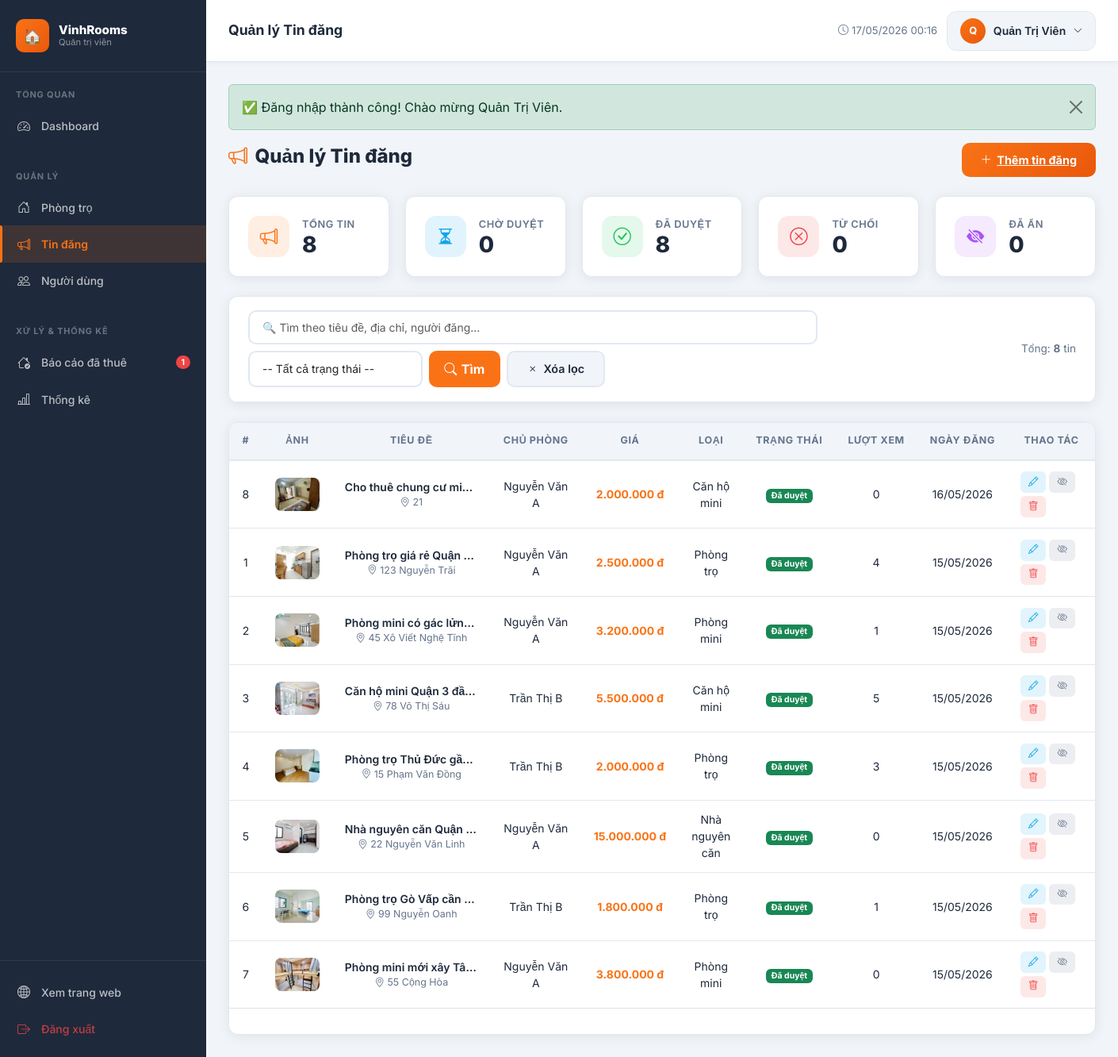
The app's page /admin/tin-dang/index.php (signed in) with its own data.
### tables this page shows
CREATE TABLE `users` (
  `id` int(10) UNSIGNED NOT NULL,
  `username` varchar(50) NOT NULL,
  `email` varchar(100) NOT NULL,
  `password` varchar(255) NOT NULL,
  `ho_ten` varchar(100) NOT NULL,
  `so_dien_thoai` varchar(15) DEFAULT NULL,
  `dia_chi` varchar(255) DEFAULT NULL,
  `avatar` varchar(255) DEFAULT 'default_avatar.png',
  `role` enum('admin','user') NOT NULL DEFAULT 'user',
  `trang_thai` enum('active','inactive','banned') NOT NULL DEFAULT 'active',
  `created_at` datetime NOT NULL DEFAULT current_timestamp(),
  `updated_at` datetime NOT NULL DEFAULT current_timestamp() ON UPDATE current_timestamp()
);

CREATE TABLE `tin_dang` (
  `id` int(11) UNSIGNED NOT NULL,
  `phong_tro_id` int(10) UNSIGNED NOT NULL,
  `tieu_de` varchar(255) DEFAULT NULL,
  `mo_ta` text DEFAULT NULL,
  `gia` decimal(10,2) DEFAULT NULL,
  `trang_thai` enum('cho_duyet','da_duyet','bi_tu_choi','an','da_thue') DEFAULT 'da_thue',
  `luot_xem` int(11) DEFAULT 0,
  `created_at` datetime DEFAULT NULL,
  `updated_at` datetime DEFAULT NULL
);

CREATE TABLE `phong_tro` (
  `id` int(10) UNSIGNED NOT NULL,
  `user_id` int(10) UNSIGNED NOT NULL,
  `loai_phong_id` int(10) UNSIGNED DEFAULT NULL,
  `khu_vuc_id` int(10) UNSIGNED DEFAULT NULL,
  `gia_goc` decimal(12,0) NOT NULL COMMENT 'VND/tháng',
  `dien_tich` float NOT NULL COMMENT 'm2',
  `dia_chi` varchar(255) NOT NULL,
  `so_phong_ngu` tinyint(3) UNSIGNED DEFAULT 1,
  `so_wc` tinyint(3) UNSIGNED DEFAULT 1,
  `tien_nghi` text DEFAULT NULL COMMENT 'JSON hoặc text mô tả tiện nghi',
  `hinh_anh` varchar(255) DEFAULT NULL COMMENT 'Ảnh đại diện',
  `trang_thai` enum('co_san','da_cho_thue') NOT NULL DEFAULT 'co_san',
  `created_at` datetime NOT NULL DEFAULT current_timestamp(),
  `updated_at` datetime NOT NULL DEFAULT current_timestamp() ON UPDATE current_timestamp()
);

CREATE TABLE `loai_phong` (
  `id` int(10) UNSIGNED NOT NULL,
  `ten` varchar(100) NOT NULL,
  `mo_ta` text DEFAULT NULL
);

### admin/tin-dang/index.php (the view, shortened to what the rows shown need)
<?php
require_once __DIR__ . '/../../includes/functions.php';
$db = getDB();
$page_num = max(1, (int)($_GET['page'] ?? 1));
$per_page = 15;
$where  = ['1=1'];
$params = [];
$types  = '';
$whereSQL  = implode(' AND ', $where);
$baseQuery = "FROM tin_dang td
              JOIN phong_tro p ON td.phong_tro_id = p.id
              LEFT JOIN users u ON p.user_id = u.id
              LEFT JOIN loai_phong l ON p.loai_phong_id = l.id
              WHERE $whereSQL";
if (!empty($params)) {
    $stmt = $db->prepare("SELECT COUNT(*) $baseQuery");
    $stmt->bind_param($types, ...$params);
    $stmt->execute();
    $total = $stmt->get_result()->fetch_row()[0];
    $stmt->close();
} else {
    $total = $db->query("SELECT COUNT(*) $baseQuery")->fetch_row()[0];
}
$pg     = paginate($total, $per_page, $page_num);
$offset = $pg['offset'];
$sql = "SELECT td.*, p.dia_chi, p.hinh_anh, p.loai_phong_id,
               u.ho_ten as chu_tro, u.id as user_id_chu,
               l.ten as loai_ten
        $baseQuery ORDER BY td.created_at DESC LIMIT $per_page OFFSET $offset";
if (!empty($params)) {
    $stmt = $db->prepare($sql);
    $stmt->bind_param($types, ...$params);
    $stmt->execute();
    $rows = $stmt->get_result()->fetch_all(MYSQLI_ASSOC);
    $stmt->close();
} else {
    $rows = $db->query($sql)->fetch_all(MYSQLI_ASSOC);
}
$pageTitle = 'Quản lý Tin đăng';
require_once __DIR__ . '/../../includes/admin_header.php';
?>
<div class="page-header">
    <h1 class="page-title"><span class="icon"><i class="bi bi-megaphone"></i></span><?= $pageTitle ?></h1>
</div>
<div class="data-card">
    <div class="table-responsive">
        <table class="data-table">
            <thead>
                <tr>
                    <th width="50">#</th>
                    <th width="60">Ảnh</th>
                    <th>Tiêu đề</th>
                    <th>Chủ phòng</th>
                    <th>Giá</th>
                    <th>Loại</th>
                    <th>Trạng thái</th>
                    <th>Lượt xem</th>
                    <th>Ngày đăng</th>
                    <th width="200">Thao tác</th>
                </tr>
            </thead>
            <tbody>
                <?php foreach ($rows as $r): ?>
                <tr>
                    <td><?= $r['id'] ?></td>
                    <td>
                        <img src="<?= getImageUrl($r['hinh_anh']) ?>"
                             class="room-thumb" alt=""
                             onerror="this.src='<?= BASE_URL ?>/assets/images/no-image.svg'">
                    </td>
                    <td style="max-width:200px">
                        <div style="font-weight:600;overflow:hidden;white-space:nowrap;text-overflow:ellipsis"
                             title="<?= e($r['tieu_de'] ?? '') ?>">
                            <?= e($r['tieu_de'] ?? '—') ?>
                        </div>
                        <div style="font-size:.78rem;color:var(--admin-muted);overflow:hidden;white-space:nowrap;text-overflow:ellipsis">
                            <i class="bi bi-geo-alt"></i> <?= e($r['dia_chi'] ?? '') ?>
                        </div>
                    </td>
                    <td><?= e($r['chu_tro'] ?? '—') ?></td>
                    <td style="font-weight:700;color:var(--admin-primary);white-space:nowrap">
                        <?= formatPrice((float)($r['gia'] ?? 0)) ?>
                    </td>
                    <td><?= $r['loai_ten'] ? e($r['loai_ten']) : '<span class="text-muted">—</span>' ?></td>
                    <td><?= tinDangStatusBadge($r['trang_thai']) ?></td>
                    <td style="text-align:center"><?= number_format($r['luot_xem'] ?? 0) ?></td>
                    <td style="white-space:nowrap"><?= formatDate($r['created_at'] ?? '') ?></td>
                    <td>
                        <div class="d-flex gap-1 flex-wrap">
                            <a href="<?= BASE_URL ?>/admin/tin-dang/edit.php?id=<?= $r['id'] ?>"
                               class="btn-action edit" title="Sửa">
                                <i class="bi bi-pencil"></i>
                            </a>
                            <?php if ($r['trang_thai'] === 'cho_duyet'): ?>
                            <a href="?action=approve&id=<?= $r['id'] ?>" class="btn-action approve" title="Duyệt">
                                <i class="bi bi-check-lg"></i>
                            </a>
                            <a href="?action=reject&id=<?= $r['id'] ?>" class="btn-action hide" title="Từ chối"
                               onclick="return confirm('Từ chối tin đăng này?')">
                                <i class="bi bi-x-lg"></i>
                            </a>
                            <?php elseif ($r['trang_thai'] === 'da_duyet'): ?>
                            <a href="?action=hide&id=<?= $r['id'] ?>" class="btn-action hide" title="Ẩn tin">
                                <i class="bi bi-eye-slash"></i>
                            </a>
                            <?php elseif (in_array($r['trang_thai'], ['an', 'bi_tu_choi'])): ?>
                            <a href="?action=approve&id=<?= $r['id'] ?>" class="btn-action approve" title="Duyệt lại">
                                <i class="bi bi-eye"></i>
                            </a>
                            <?php endif; ?>
                            <a href="?action=delete&id=<?= $r['id'] ?>"
                               class="btn-action delete confirm-delete" title="Xóa"
                               onclick="return confirm('Xóa vĩnh viễn tin đăng này?')">
                                <i class="bi bi-trash"></i>
                            </a>
                        </div>
                    </td>
                </tr>
                <?php endforeach; ?>
            </tbody>
        </table>
    </div>
</div>
<?php require_once __DIR__ . '/../../includes/admin_footer.php'; ?>

### includes/admin_header.php (shortened to what the rows shown need)
<?php
require_once __DIR__ . '/functions.php';
$currentUser = getCurrentUser();
?>
<!DOCTYPE html>
<html lang="vi">
<head>
    <link rel="stylesheet" href="https://cdn.jsdelivr.net/npm/bootstrap@5.3.3/dist/css/bootstrap.min.css">
    <link rel="stylesheet" href="https://cdn.jsdelivr.net/npm/bootstrap-icons@1.11.3/font/bootstrap-icons.min.css">
    <link rel="stylesheet" href="<?= BASE_URL ?>/assets/css/admin.css">
</head>
<body class="admin-body">
<div class="admin-main">
    <div class="admin-topbar">
        <div class="topbar-right">
            <div class="dropdown">
                <button class="admin-user-btn" data-bs-toggle="dropdown">
                    <div class="admin-user-avatar">
                        <?= strtoupper(mb_substr($currentUser['ho_ten'] ?? 'A', 0, 1)) ?>
                    </div>
                    <?= e($currentUser['ho_ten'] ?? 'Admin') ?>
                    <i class="bi bi-chevron-down" style="font-size:.7rem"></i>
                </button>
            </div>
        </div>
    </div>
    <div class="admin-content">

### includes/functions.php (shortened to what the rows shown need)
<?php
function getCurrentUser(): ?array {
    $db  = getDB();
    $id  = (int)$_SESSION['user_id'];
    $res = $db->query("SELECT * FROM users WHERE id = $id LIMIT 1");
    return $res ? $res->fetch_assoc() : null;
}
function formatPrice(float $price): string {
    return number_format($price, 0, ',', '.') . ' đ';
}
function formatDate(string $date): string {
    return date('d/m/Y', strtotime($date));
}
function e(string $str): string {
    return htmlspecialchars($str, ENT_QUOTES, 'UTF-8');
}
function getImageUrl(?string $filename): string {
    if ($filename[0] === '/') {
        $physicalPath = __DIR__ . '/..' . $filename;
        if (file_exists($physicalPath)) {
            return BASE_URL . $filename;
        }
        return BASE_URL . '/assets/images/no-image.svg';
    }
    if (file_exists(UPLOAD_DIR . $filename)) {
        return UPLOAD_URL . $filename;
    }
    return BASE_URL . '/assets/images/no-image.svg';
}
function paginate(int $total, int $perPage, int $current): array {
    $pages = (int)ceil($total / $perPage);
    return [
        'total'      => $total,
        'per_page'   => $perPage,
        'current'    => $current,
        'pages'      => $pages,
        'offset'     => ($current - 1) * $perPage,
        'has_prev'   => $current > 1,
        'has_next'   => $current < $pages,
    ];
}
function tinDangStatusBadge(string $status): string {
    $map = [
        'cho_duyet'  => ['warning',   'Chờ duyệt'],
        'da_duyet'   => ['success',   'Đã duyệt'],
        'bi_tu_choi' => ['danger',    'Bị từ chối'],
        'an'         => ['secondary', 'Đã ẩn'],
    ];
    [$color, $label] = $map[$status] ?? ['light', $status];
    return "<span class=\"badge bg-{$color}\">{$label}</span>";
}

### records on screen
users: ho_ten "Q", ho_ten "Quản Trị Viên"
tin_dang: id "8", phong_tro.hinh_anh (picture), tieu_de "Cho thuê chung cư mi…", phong_tro.dia_chi "21", users.ho_ten "Nguyễn Văn A", gia "2.000.000 đ", loai_phong.ten "Căn hộ mini", luot_xem "0", created_at "16/05/2026"
tin_dang: id "1", phong_tro.hinh_anh (picture), tieu_de "Phòng trọ giá rẻ Quận…", phong_tro.dia_chi "123 Nguyễn Trãi", users.ho_ten "Nguyễn Văn A", gia "2.500.000 đ", loai_phong.ten "Phòng trọ", luot_xem "4", created_at "15/05/2026"
tin_dang: id "2", phong_tro.hinh_anh (picture), tieu_de "Phòng mini có gác lửn…", phong_tro.dia_chi "45 Xô Viết Nghệ Tĩnh", users.ho_ten "Nguyễn Văn A", gia "3.200.000 đ", loai_phong.ten "Phòng mini", luot_xem "1", created_at "15/05/2026"
tin_dang: id "3", phong_tro.hinh_anh (picture), tieu_de "Căn hộ mini Quận 3 đầ…", phong_tro.dia_chi "78 Võ Thị Sáu", users.ho_ten "Trần Thị B", gia "5.500.000 đ", loai_phong.ten "Căn hộ mini", luot_xem "5", created_at "15/05/2026"
tin_dang: id "4", phong_tro.hinh_anh (picture), tieu_de "Phòng trọ Thủ Đức gầ…", phong_tro.dia_chi "15 Phạm Văn Đồng", users.ho_ten "Trần Thị B", gia "2.000.000 đ", loai_phong.ten "Phòng trọ", luot_xem "3", created_at "15/05/2026"
tin_dang: id "5", phong_tro.hinh_anh (picture), tieu_de "Nhà nguyên căn Quận…", phong_tro.dia_chi "22 Nguyễn Văn Linh", users.ho_ten "Nguyễn Văn A", gia "15.000.000 đ", loai_phong.ten "Nhà nguyên căn", luot_xem "0", created_at "15/05/2026"
tin_dang: id "6", phong_tro.hinh_anh (picture), tieu_de "Phòng trọ Gò Vấp cần…", phong_tro.dia_chi "99 Nguyễn Oanh", users.ho_ten "Trần Thị B", gia "1.800.000 đ", loai_phong.ten "Phòng trọ", luot_xem "1", created_at "15/05/2026"
tin_dang: id "7", phong_tro.hinh_anh (picture), tieu_de "Phòng mini mới xây Tâ…", phong_tro.dia_chi "55 Cộng Hòa", users.ho_ten "Nguyễn Văn A", gia "3.800.000 đ", loai_phong.ten "Phòng mini", luot_xem "0", created_at "15/05/2026"

### other values on screen
$_pending_bao_cao "1"
$pageTitle "Quản lý Tin đăng"
$icon "✅"
$msg "Đăng nhập thành công! Chào mừng Quản Trị Viên."
array_sum($stats) "8"
$stats['cho_duyet'] "0"
$stats['da_duyet'] "8"
$stats['bi_tu_choi'] "0"
$stats['an'] "0"
$total "8"
